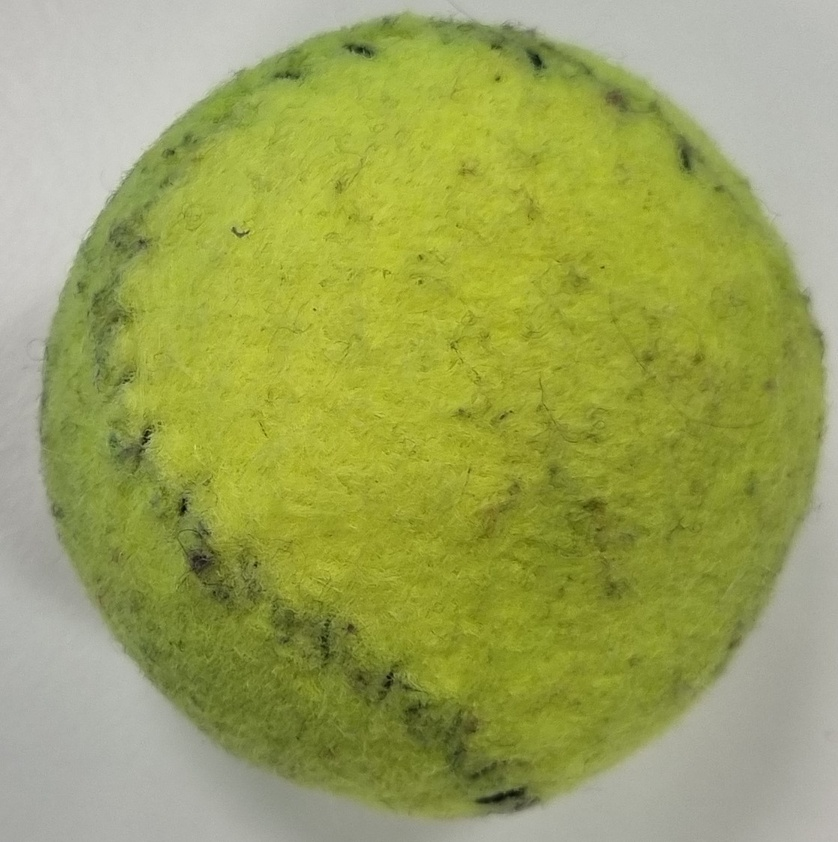
#> input picture Images/Mid.jpg, 838 x 842 px, shrunk from 1118 x 1123 before the run
$ python Colour.py
#> lines starting #> are read from the running program, lines starting #| are printed output that depends on the picture
import cv2
import numpy
import matplotlib.pyplot as plt

img = cv2.imread('./Images/Mid.jpg')
#> img is the input picture: shape (842, 838, 3); mean B, G, R 90.8, 162.9, 155.8

cv2.imshow('Image', img)
print("Shape of the image: ", img.shape)
#| Shape of the image:  (842, 838, 3)
print("Accessing pixels for every rows of all the 3 RGB scale: ", img[0][0])
#| Accessing pixels for every rows of all the 3 RGB scale:  [183 187 188]

def hue_histogram(image):
    img_HSV = cv2.cvtColor(image, cv2.COLOR_BGR2HSV);
#> img_HSV: shape (842, 838, 3); mean H, S, V 33.7, 117.8, 163
    plt.figure()
    plt.xlim(0, 180)
    cm = plt.cm.get_cmap('hsv')
    n, bins, patches = plt.hist(img_HSV[:,:,0].ravel(), 256)
#> n = 256 values, max 163324 at index 115, min 0 at index 1, mean 2756.2; bins = 257 values from 13 to 55; patches = 256 items
    for i, p in enumerate(patches):
        plt.setp(p, 'facecolor', cm(i/256))
    plt.show()
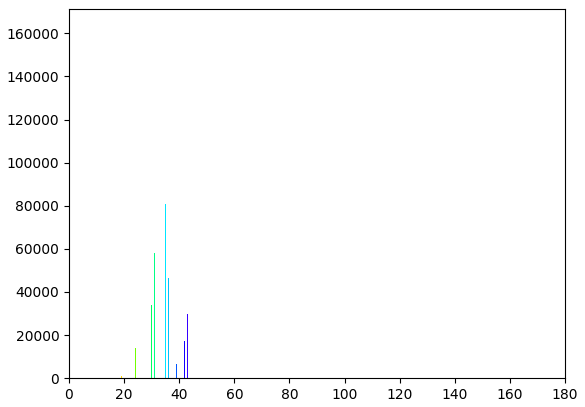
#> figure drawn by matplotlib, 1 panel; tallest bar 163324 high, from x = 31.87 to 32.03

hue_histogram(img)

$ run again, with Images/Close.jpg copied over Images/Mid.jpg
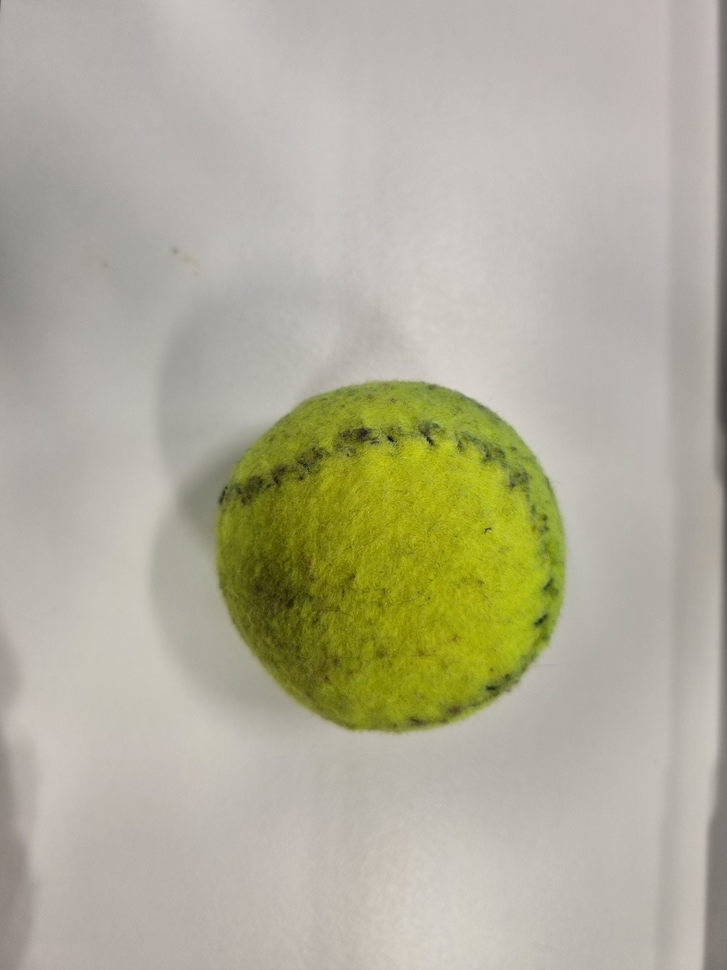
#> input picture Images/Close.jpg, 727 x 970 px, shrunk from 3024 x 4032 before the run
#> img is the input picture: shape (970, 727, 3); mean B, G, R 153.6, 174.3, 177.4
#| Shape of the image:  (970, 727, 3)
#| Accessing pixels for every rows of all the 3 RGB scale:  [105 103 109]
#> img_HSV: shape (970, 727, 3); mean H, S, V 18.8, 40.8, 178.2
#> n = 256 values, max 144811 at index 23, min 0 at index 1, mean 2754.6; bins = 257 values from 0 to 177; patches = 256 items
#> in hue_histogram, `plt.show()`:
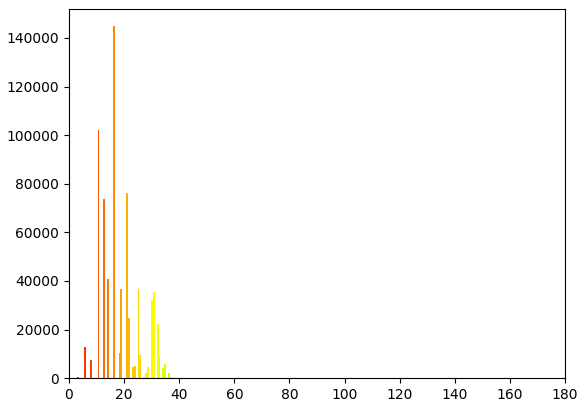
#> figure drawn by matplotlib, 1 panel; tallest bar 144811 high, from x = 15.9 to 16.59

$ run again, with Images/Far.jpg copied over Images/Mid.jpg
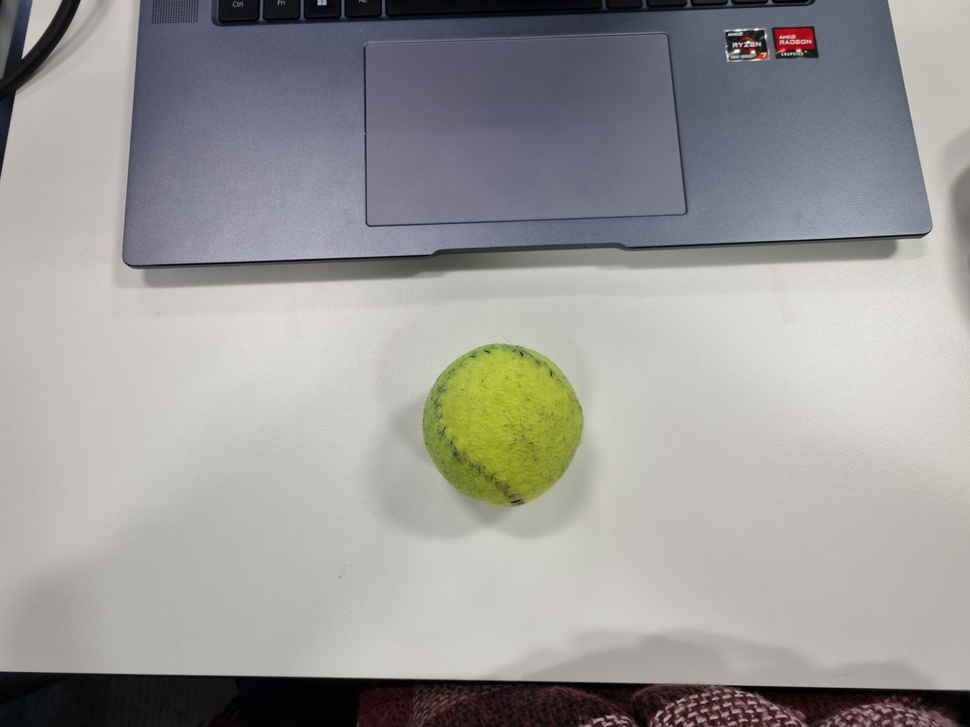
#> input picture Images/Far.jpg, 970 x 727 px, shrunk from 4032 x 3024 before the run
#> img is the input picture: shape (727, 970, 3); mean B, G, R 152.1, 153.3, 154.4
#| Shape of the image:  (727, 970, 3)
#| Accessing pixels for every rows of all the 3 RGB scale:  [12  9  5]
#> img_HSV: shape (727, 970, 3); mean H, S, V 53.7, 29.2, 160.3
#> n = 256 values, max 101318 at index 18, min 0 at index 3, mean 2754.6; bins = 257 values from 0 to 179; patches = 256 items
#> in hue_histogram, `plt.show()`:
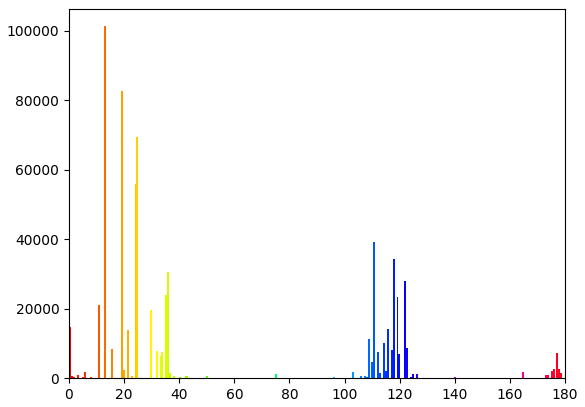
#> figure drawn by matplotlib, 1 panel; tallest bar 101318 high, from x = 12.59 to 13.29
